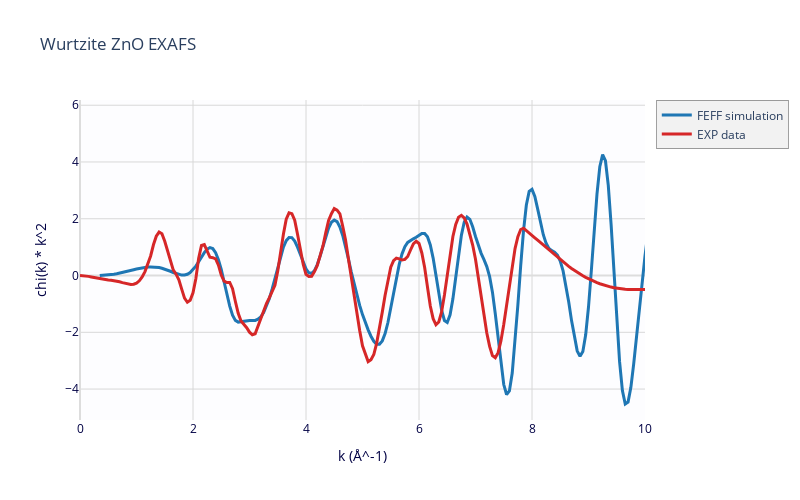

Notebook code cell kept with this figure:
### Markdown cell above
plot the EXAFS. *Note that the experimental EXAFS data stops at 8 $\AA^{-1}$*

### Code cell
from larch.plot.plotly_xafsplots import PlotlyFigure
fig = PlotlyFigure()
fig.add_plot(gsim.k+0.3, gsim.chi*gsim.k**2, label="FEFF simulation")
fig.add_plot(gexp.k, gexp.chi*gexp.k**2, label="EXP data")

fig.set_style(title="Wurtzite ZnO EXAFS", width=800, height=500, xaxis_title="k (Å^-1)", yaxis_title="chi(k) * k^2" )
fig.set_xrange(0, 10)
fig.show()

### Figure 1 — Plotly figure (JSON) as saved in the notebook; plotly's stock layout.template omitted (floating-point values rounded to 4 significant figures; data arrays with more than 128 entries replaced by an {"elided": "..."} marker saying what was removed)
{"data": [{"line": {"color": "#1f77b4", "width": 3}, "name": "FEFF simulation", "type": "scatter", "uid": "768b211f-e186-4006-80f2-e17cf6da31bd", "x": {"elided": "400 float values"}, "y": {"elided": "400 float values"}}, {"line": {"color": "#d62728", "width": 3}, "name": "EXP data", "type": "scatter", "uid": "ed5b7542-c83e-4a67-bdad-e31f5cdba773", "x": {"elided": "279 float values"}, "y": {"elided": "279 float values"}}], "layout": {"height": 500, "hovermode": "closest", "legend": {"bgcolor": "#F2F2F2", "borderwidth": 0.5}, "plot_bgcolor": "#FDFDFF", "showlegend": true, "title": {"text": "Wurtzite ZnO EXAFS"}, "width": 800, "xaxis": {"color": "#004", "gridcolor": "#D8D8D8", "range": [0, 10], "showgrid": true, "title": {"text": "k (Å^-1)"}, "zerolinecolor": "#DDD"}, "yaxis": {"color": "#004", "gridcolor": "#D8D8D8", "showgrid": true, "title": {"text": "chi(k) * k^2"}, "zerolinecolor": "#DDD"}}}
